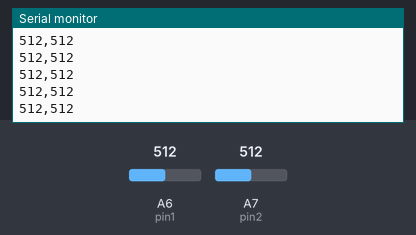
Simulated run of this sketch. Board: Arduino Nano, built with avr-gcc and run on an emulated ATmega328P. On the bench: the last lines printed to the serial monitor. The test bench sets the inputs (shaded band); at power-on: A6 (pin1) = 512, A7 (pin2) = 512.

Above: at 1.2 s.
1.3 s: A6 (pin1) set to 716
At 2.1 s:
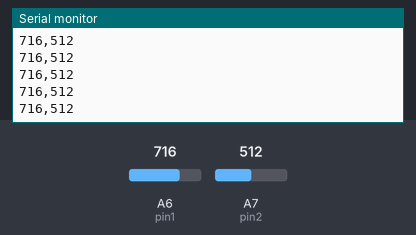
4.3 s: A7 (pin2) set to 716
At 5.0 s:
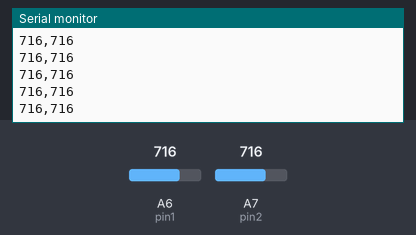
5.8 s: A6 (pin1) set to 900
At 6.3 s:
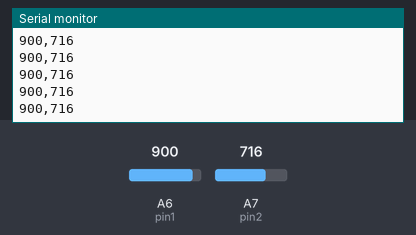
7.3 s: A7 (pin2) set to 900
At 7.9 s:
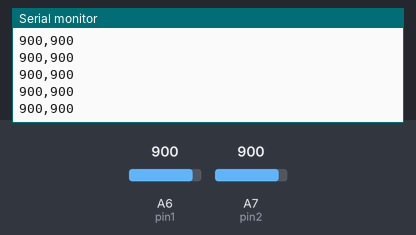
Timing chart, 0 to 9.8 s (numbered marks = the images above; inputs shaded):
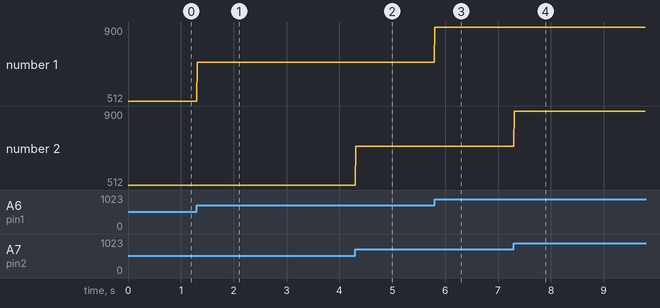

The sketch:

train-handles-arduino-interface.ino
```cpp
/*
  Train Control Handle Interface (Tichi)

  Reads two pots and outputs values on serial at ~100Hz
*/

const int pin1 = A6;
const int pin2 = A7;

const int rateHz = 100;  // Hz
const int waitTimeMs = 1000 / rateHz;

// the setup routine runs once when you press reset:
void setup() {
  // initialize serial communication at 9600 bits per second:
  Serial.begin(9600);
}

// the loop routine runs over and over again forever:
void loop() {
  int pot1 = analogRead(A6);
  int pot2 = analogRead(A7);
  Serial.print(pot1);
  Serial.print(",");
  Serial.println(pot2);

  delay(waitTimeMs);
}
```

Measured:
- after the input at 1.3 s, the serial monitor: prints a new line at once (image 1)
- after the input at 4.3 s, the serial monitor: prints a new line at once (image 2)
- after the input at 5.8 s, the serial monitor: prints a new line at once (image 3)
- after the input at 7.3 s, the serial monitor: prints a new line at once (image 4)
- plotted number 1: 512 → 716 after the input at 1.3 s, 716 → 900 after the input at 5.8 s
